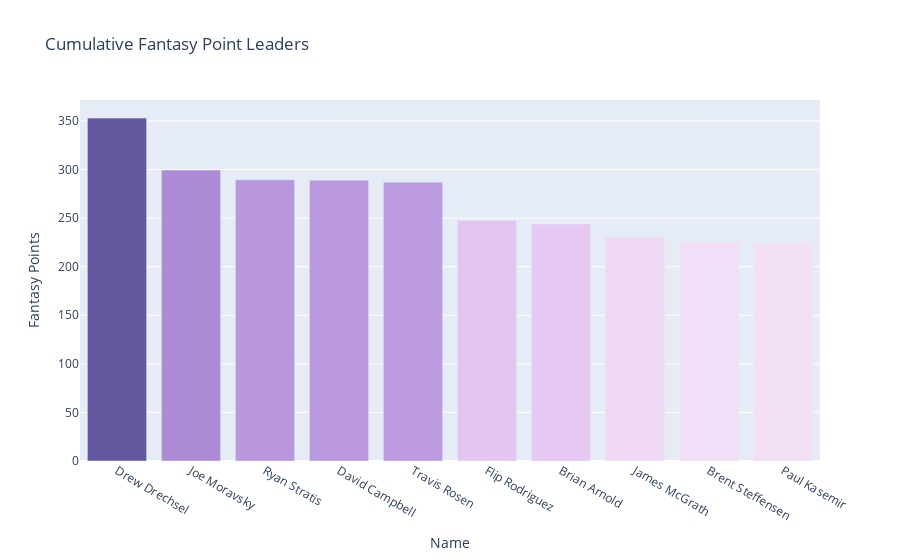

Source (notebook cell):
### Code cell
fig2 = px.bar(
    df_totals.head(10),
    x='Name',
    y='Fantasy Points',
    color='Fantasy Points',
    title='Cumulative Fantasy Point Leaders',
    color_continuous_scale=px.colors.sequential.Purp,
)

fig2.update_coloraxes(showscale=False)

### Figure 1 — Plotly figure (JSON) as saved in the notebook; plotly's stock layout.template omitted (floating-point values rounded to 4 significant figures)
{"data": [{"alignmentgroup": "True", "hovertemplate": "Name=%{x}<br>Fantasy Points=%{marker.color}<extra></extra>", "legendgroup": "", "marker": {"color": [353, 299.5, 289.5, 289, 287, 247.5, 244, 230.5, 225.5, 224.5], "coloraxis": "coloraxis", "pattern": {"shape": ""}}, "name": "", "offsetgroup": "", "orientation": "v", "showlegend": false, "textposition": "auto", "type": "bar", "x": ["Drew Drechsel", "Joe Moravsky", "Ryan Stratis", "David Campbell", "Travis Rosen", "Flip Rodriguez", "Brian Arnold", "James McGrath", "Brent Steffensen", "Paul Kasemir"], "xaxis": "x", "y": [353, 299.5, 289.5, 289, 287, 247.5, 244, 230.5, 225.5, 224.5], "yaxis": "y"}], "layout": {"barmode": "relative", "coloraxis": {"colorbar": {"title": {"text": "Fantasy Points"}}, "colorscale": [[0, "rgb(243, 224, 247)"], [0.1667, "rgb(228, 199, 241)"], [0.3333, "rgb(209, 175, 232)"], [0.5, "rgb(185, 152, 221)"], [0.6667, "rgb(159, 130, 206)"], [0.8333, "rgb(130, 109, 186)"], [1, "rgb(99, 88, 159)"]], "showscale": false}, "legend": {"tracegroupgap": 0}, "title": {"text": "Cumulative Fantasy Point Leaders"}, "xaxis": {"anchor": "y", "domain": [0, 1], "title": {"text": "Name"}}, "yaxis": {"anchor": "x", "domain": [0, 1], "title": {"text": "Fantasy Points"}}}}
